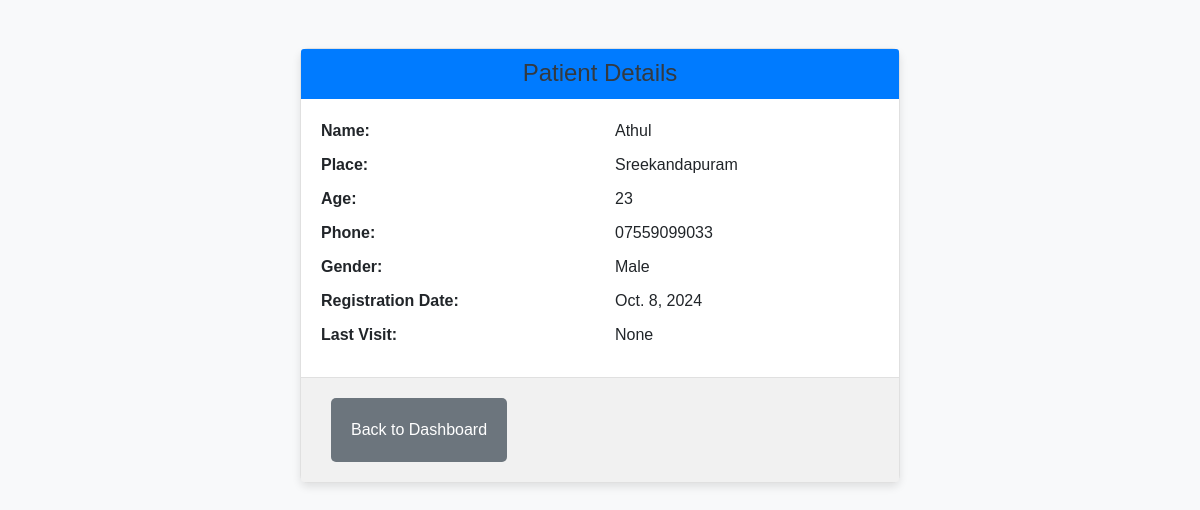
Screenshot of /patient/0be6e1cb/ with the database file from the repository.
### core/models.py (models this page shows, shortened)
class Patient(models.Model):
    GENDER_CHOICES = [
        ('Male', 'Male'),
        ('Female', 'Female'),
        ('Other', 'Other'),
    ]
    name = models.CharField(max_length=100)
    place = models.CharField(max_length=100)
    age = models.IntegerField()
    phone = models.CharField(max_length=15)
    gender = models.CharField(max_length=10, choices=GENDER_CHOICES, default='Male')
    reg_id = models.CharField(max_length=10, unique=True)
    paid_amount = models.DecimalField(max_digits=10, decimal_places=2, null=True, blank=True)
    registered_at = models.DateField()  # Changed to store the entered date
    last_visit = models.DateField(null=True, blank=True)

### core/views.py (the view)
# urls.py: path('patient/<str:reg_id>/', views.patient_details, name='patient_details'),
def patient_details(request, reg_id):
    patient = get_object_or_404(Patient, reg_id=reg_id)
    return render(request, 'core/patient_details.html', {'patient': patient})

### core/templates/core/patient_details.html (shortened to what this page needs)
<!DOCTYPE html>
<html lang="en">
<head>
    {% load static %}
    <link rel="stylesheet" href="https://stackpath.bootstrapcdn.com/bootstrap/4.5.2/css/bootstrap.min.css">
    <link rel="stylesheet" href="{% static 'core/styles.css' %}">
</head>
<body>
    <div class="container mt-5">
        <div class="patient-card">
            <div class="card-header">
                <center><h2 class="card-title">Patient Details</h2></center>
            </div>
            <div class="card-body">
                <div class="row">
                    <div class="col-md-6">
                        <p><strong>Name:</strong></p>
                        <p><strong>Place:</strong></p>
                        <p><strong>Age:</strong></p>
                        <p><strong>Phone:</strong></p>
                        <p><strong>Gender:</strong></p>
                        <p><strong>Registration Date:</strong></p>
                        <p><strong>Last Visit:</strong></p>
                    </div>
                    <div class="col-md-6">
                        <p>{{ patient.name }}</p>
                        <p>{{ patient.place }}</p>
                        <p>{{ patient.age }}</p>
                        <p>{{ patient.phone }}</p>
                        <p>{{ patient.gender }}</p>
                        <p>{{ patient.registered_at }}</p>
                        <p>{{ patient.last_visit }}</p>
                    </div>
                </div>
            </div>
            <div class="card-footer">
                <a href="{% url 'dashboard' %}" class="btn btn-secondary">Back to Dashboard</a>
            </div>
        </div>
    </div>
</body>
</html>

### core/static/core/styles.css (style rules this page uses)
body { font-family: Arial, sans-serif; background-color: #f8f9fa; }
.container { max-width: 900px; margin: 0 auto; }
h1, h2 { color: #343a40; }
h2 { font-size: 1.5rem; }
.btn-secondary { background-color: #6c757d; border: none; margin:10px; padding: 20px; font-size: 16px; border-radius: 5px; transition: background-color 0.3s ease; }
.patient-card { max-width: 600px; margin: 20px auto; border: 1px solid #e0e0e0; border-radius: 8px; box-shadow: 0 4px 8px rgba(0, 0, 0, 0.1); background-color: #ffffff; }
.card-header { background-color: #007bff; color: #ffffff; padding: 10px 20px; border-bottom: 1px solid #007bff; border-radius: 8px 8px 0 0; }
.card-title { margin: 0; font-size: 1.5rem; }
.card-body { padding: 20px; }
.card-body p { font-size: 1rem; margin-bottom: 10px; }
.card-body p strong { font-weight: 600; }
.card-footer { background-color: #f1f1f1; padding: 10px 20px; border-top: 1px solid #e0e0e0; border-radius: 0 0 8px 8px; }

### rows the page displays
Patient: name "Athul", place "Sreekandapuram", age "23", phone "07559099033", gender "Male", registered_at "Oct. 8, 2024", last_visit "None"
